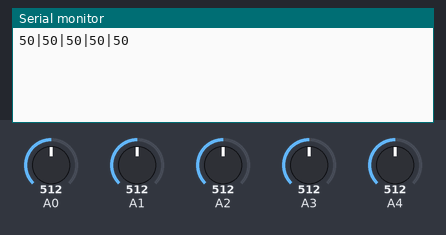
The sketch below on a simulated Arduino Uno, built with avr-gcc and run on an emulated ATmega328P. On the bench: the last lines printed to the serial monitor. The test bench sets the inputs (shaded band); at power-on: A0 = 512, A1 = 512, A2 = 512, A3 = 512, A4 = 512.

Above: at 1.3 s.
1.4 s: A0 set to 716
At 2.4 s:
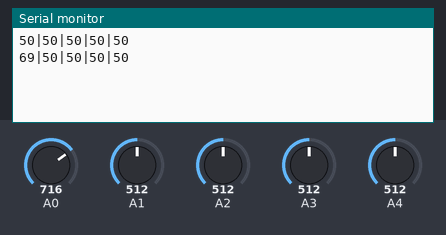
2.9 s: A1 set to 716
At 3.7 s:
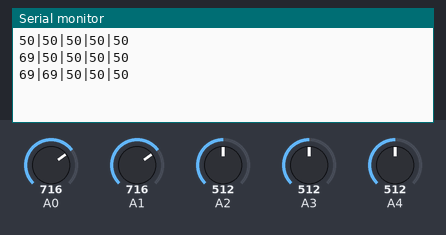
4.4 s: A2 set to 716
At 5.0 s:
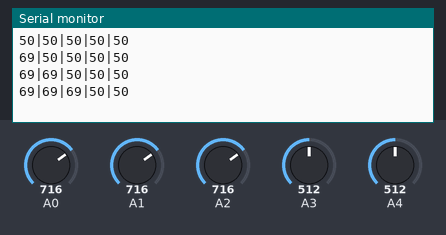
5.9 s: A3 set to 716
At 7.1 s:
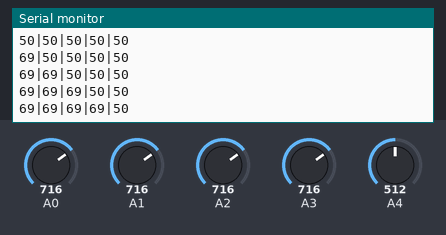
7.4 s: A4 set to 716
At 8.6 s:
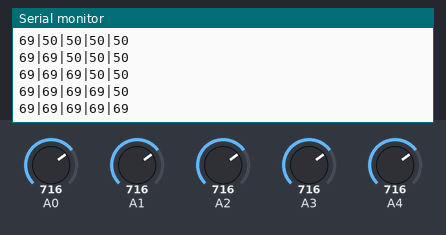
8.9 s: A0 set to 992
At 9.9 s:
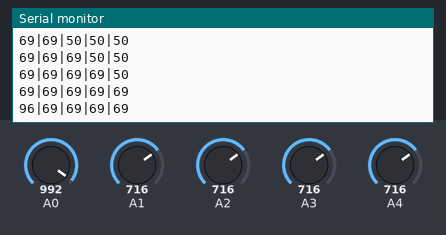
Timing chart, 0 to 11.4 s (numbered marks = the images above; inputs shaded):
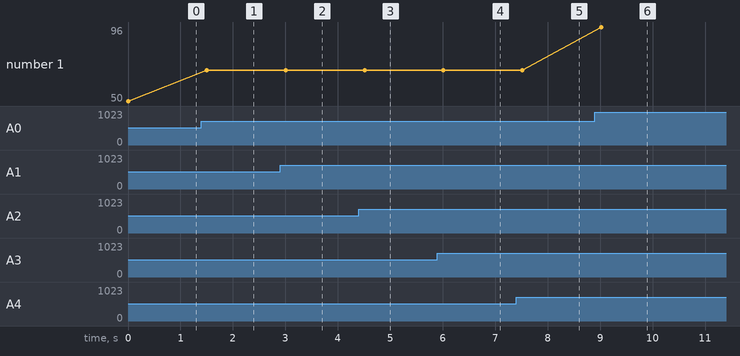

Measured:
- after the input at 1.4 s, the serial monitor: prints a new line after 0.10 s (image 1)
- after the input at 2.9 s, the serial monitor: prints a new line after 0.11 s (image 2)
- after the input at 4.4 s, the serial monitor: prints a new line after 0.11 s (image 3)
- after the input at 5.9 s, the serial monitor: prints a new line after 0.11 s (image 4)
- after the input at 7.4 s, the serial monitor: prints a new line after 0.12 s (image 5)
- after the input at 8.9 s, the serial monitor: prints a new line after 0.12 s (image 6)
- plotted number 1: 50 → 69 after the input at 1.4 s, 69 → 96 after the input at 8.9 s

The sketch:

Volume_Mixer_Arduino.ino
```cpp
// Analog pins only
int potentiometerPins[5] = {0, 1, 2, 3, 4};

int potValues[5] = {0, 0, 0, 0, 0};

bool updated = false;

void readAndWritePotValue(int index)
{
  int tempValue = map(analogRead(potentiometerPins[index]), 0, 1023, 0, 100);
  if (tempValue < potValues[index] - 1 || tempValue > potValues[index] + 1)
  {
    potValues[index] = tempValue;
    updated = true;
  }
}

void setup()
{
  Serial.begin(9600);
}

void loop()
{
  for (int index = 0; index <= 4; index++)
  {
    readAndWritePotValue(index);
  }
  if(updated){
    String volumeString = String(potValues[0]) + "|" + String(potValues[1]) + "|" + String(potValues[2]) + "|" + String(potValues[3]) + "|" + String(potValues[4]);
    Serial.println(volumeString);
    updated = false;
  }
  delay(500);
}
```
